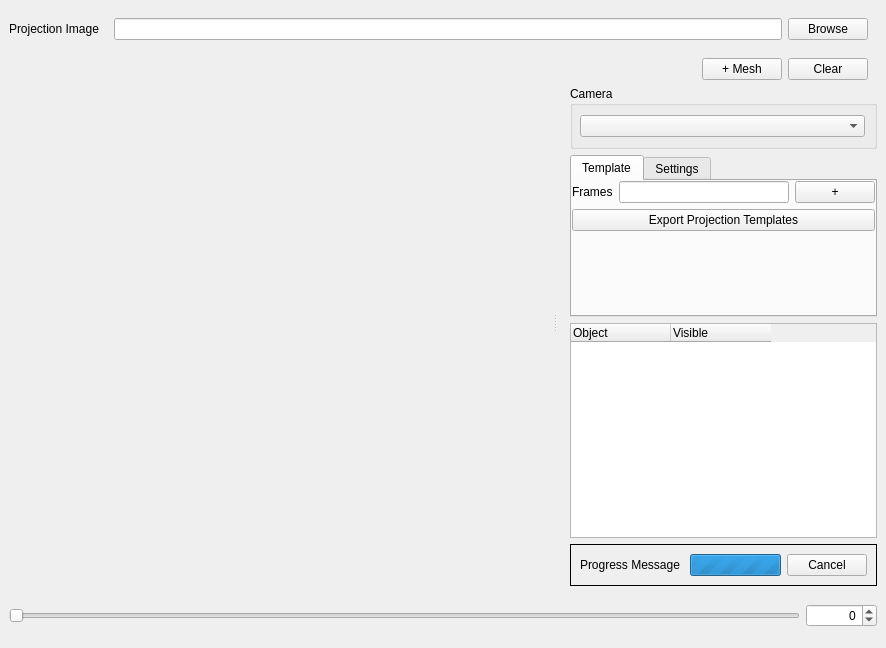
<?xml version="1.0" encoding="UTF-8"?>
<ui version="4.0">
 <class>Projector</class>
 <widget class="QWidget" name="Projector">
  <property name="geometry">
   <rect>
    <x>0</x>
    <y>0</y>
    <width>886</width>
    <height>648</height>
   </rect>
  </property>
  <property name="sizePolicy">
   <sizepolicy hsizetype="Preferred" vsizetype="Preferred">
    <horstretch>0</horstretch>
    <verstretch>0</verstretch>
   </sizepolicy>
  </property>
  <property name="windowTitle">
   <string>GL Projection Tool</string>
  </property>
  <layout class="QVBoxLayout" name="verticalLayout">
   <property name="spacing">
    <number>0</number>
   </property>
   <property name="sizeConstraint">
    <enum>QLayout::SetMinimumSize</enum>
   </property>
   <property name="leftMargin">
    <number>0</number>
   </property>
   <property name="topMargin">
    <number>0</number>
   </property>
   <property name="rightMargin">
    <number>0</number>
   </property>
   <property name="bottomMargin">
    <number>12</number>
   </property>
   <item>
    <widget class="QFrame" name="path_controls">
     <property name="frameShape">
      <enum>QFrame::NoFrame</enum>
     </property>
     <property name="frameShadow">
      <enum>QFrame::Raised</enum>
     </property>
     <layout class="QHBoxLayout" name="horizontalLayout">
      <property name="bottomMargin">
       <number>0</number>
      </property>
      <item>
       <widget class="QLabel" name="label">
        <property name="text">
         <string>Projection Image</string>
        </property>
       </widget>
      </item>
      <item>
       <widget class="QWidget" name="path_layout" native="true">
        <property name="sizePolicy">
         <sizepolicy hsizetype="Preferred" vsizetype="Preferred">
          <horstretch>0</horstretch>
          <verstretch>0</verstretch>
         </sizepolicy>
        </property>
        <property name="maximumSize">
         <size>
          <width>16777215</width>
          <height>16777215</height>
         </size>
        </property>
        <layout class="QGridLayout" name="gridLayout">
         <property name="sizeConstraint">
          <enum>QLayout::SetMinimumSize</enum>
         </property>
         <item row="0" column="0">
          <widget class="QLineEdit" name="imageplane_path"/>
         </item>
         <item row="0" column="1">
          <widget class="QPushButton" name="browse_imageplane_button">
           <property name="text">
            <string>Browse</string>
           </property>
          </widget>
         </item>
        </layout>
       </widget>
      </item>
     </layout>
    </widget>
   </item>
   <item>
    <widget class="QWidget" name="main_controls" native="true">
     <property name="sizePolicy">
      <sizepolicy hsizetype="Preferred" vsizetype="Preferred">
       <horstretch>0</horstretch>
       <verstretch>0</verstretch>
      </sizepolicy>
     </property>
     <layout class="QHBoxLayout" name="horizontalLayout_5">
      <property name="spacing">
       <number>6</number>
      </property>
      <property name="leftMargin">
       <number>12</number>
      </property>
      <item>
       <widget class="QSplitter" name="splitter">
        <property name="sizePolicy">
         <sizepolicy hsizetype="Expanding" vsizetype="Expanding">
          <horstretch>0</horstretch>
          <verstretch>0</verstretch>
         </sizepolicy>
        </property>
        <property name="autoFillBackground">
         <bool>false</bool>
        </property>
        <property name="orientation">
         <enum>Qt::Horizontal</enum>
        </property>
        <property name="opaqueResize">
         <bool>false</bool>
        </property>
        <property name="handleWidth">
         <number>12</number>
        </property>
        <widget class="ProjectionWidget" name="projector" native="true">
         <property name="sizePolicy">
          <sizepolicy hsizetype="Preferred" vsizetype="Preferred">
           <horstretch>1</horstretch>
           <verstretch>0</verstretch>
          </sizepolicy>
         </property>
        </widget>
        <widget class="QFrame" name="properites_frame">
         <property name="sizePolicy">
          <sizepolicy hsizetype="Minimum" vsizetype="Preferred">
           <horstretch>0</horstretch>
           <verstretch>0</verstretch>
          </sizepolicy>
         </property>
         <property name="minimumSize">
          <size>
           <width>0</width>
           <height>0</height>
          </size>
         </property>
         <layout class="QVBoxLayout" name="verticalLayout_5">
          <property name="topMargin">
           <number>0</number>
          </property>
          <property name="rightMargin">
           <number>0</number>
          </property>
          <property name="bottomMargin">
           <number>0</number>
          </property>
          <item>
           <widget class="QFrame" name="frame">
            <property name="frameShape">
             <enum>QFrame::NoFrame</enum>
            </property>
            <property name="frameShadow">
             <enum>QFrame::Plain</enum>
            </property>
            <layout class="QHBoxLayout" name="horizontalLayout_6">
             <property name="topMargin">
              <number>0</number>
             </property>
             <property name="bottomMargin">
              <number>0</number>
             </property>
             <item>
              <spacer name="horizontalSpacer">
               <property name="orientation">
                <enum>Qt::Horizontal</enum>
               </property>
               <property name="sizeHint" stdset="0">
                <size>
                 <width>40</width>
                 <height>20</height>
                </size>
               </property>
              </spacer>
             </item>
             <item>
              <widget class="QPushButton" name="browse_mesh_button">
               <property name="toolTip">
                <string>&lt;html&gt;&lt;head/&gt;&lt;body&gt;&lt;p&gt;Add Mesh&lt;/p&gt;&lt;/body&gt;&lt;/html&gt;</string>
               </property>
               <property name="text">
                <string>+ Mesh</string>
               </property>
              </widget>
             </item>
             <item>
              <widget class="QPushButton" name="clear_button">
               <property name="toolTip">
                <string>&lt;html&gt;&lt;head/&gt;&lt;body&gt;&lt;p&gt;Clear loaded mesh&lt;/p&gt;&lt;/body&gt;&lt;/html&gt;</string>
               </property>
               <property name="text">
                <string>Clear</string>
               </property>
              </widget>
             </item>
            </layout>
           </widget>
          </item>
          <item>
           <widget class="QGroupBox" name="camera_group">
            <property name="title">
             <string>Camera</string>
            </property>
            <layout class="QVBoxLayout" name="verticalLayout_4">
             <property name="leftMargin">
              <number>7</number>
             </property>
             <property name="topMargin">
              <number>9</number>
             </property>
             <item>
              <widget class="QComboBox" name="camera_select"/>
             </item>
            </layout>
           </widget>
          </item>
          <item>
           <widget class="QTabWidget" name="mode_select">
            <property name="sizePolicy">
             <sizepolicy hsizetype="Expanding" vsizetype="Minimum">
              <horstretch>0</horstretch>
              <verstretch>0</verstretch>
             </sizepolicy>
            </property>
            <property name="minimumSize">
             <size>
              <width>0</width>
              <height>0</height>
             </size>
            </property>
            <property name="currentIndex">
             <number>0</number>
            </property>
            <widget class="QWidget" name="Template">
             <attribute name="title">
              <string>Template</string>
             </attribute>
             <layout class="QVBoxLayout" name="verticalLayout_2">
              <property name="margin">
               <number>0</number>
              </property>
              <item>
               <layout class="QHBoxLayout" name="horizontalLayout_9">
                <item>
                 <widget class="QLabel" name="label_2">
                  <property name="text">
                   <string>Frames</string>
                  </property>
                 </widget>
                </item>
                <item>
                 <widget class="QLineEdit" name="projection_frames"/>
                </item>
                <item>
                 <widget class="QPushButton" name="add_current_frame">
                  <property name="toolTip">
                   <string>&lt;html&gt;&lt;head/&gt;&lt;body&gt;&lt;p&gt;Add Current Frame&lt;/p&gt;&lt;/body&gt;&lt;/html&gt;</string>
                  </property>
                  <property name="text">
                   <string>+</string>
                  </property>
                 </widget>
                </item>
               </layout>
              </item>
              <item>
               <widget class="QPushButton" name="export_templates">
                <property name="text">
                 <string>Export Projection Templates</string>
                </property>
               </widget>
              </item>
              <item>
               <spacer name="verticalSpacer">
                <property name="orientation">
                 <enum>Qt::Vertical</enum>
                </property>
                <property name="sizeType">
                 <enum>QSizePolicy::Expanding</enum>
                </property>
                <property name="sizeHint" stdset="0">
                 <size>
                  <width>20</width>
                  <height>40</height>
                 </size>
                </property>
               </spacer>
              </item>
             </layout>
            </widget>
            <widget class="QWidget" name="Settiings">
             <property name="sizePolicy">
              <sizepolicy hsizetype="Preferred" vsizetype="Preferred">
               <horstretch>0</horstretch>
               <verstretch>0</verstretch>
              </sizepolicy>
             </property>
             <attribute name="title">
              <string>Settings</string>
             </attribute>
             <layout class="QVBoxLayout" name="verticalLayout_8" stretch="0">
              <property name="spacing">
               <number>0</number>
              </property>
              <property name="margin">
               <number>0</number>
              </property>
              <item>
               <layout class="QGridLayout" name="gridLayout_2">
                <property name="spacing">
                 <number>5</number>
                </property>
                <item row="1" column="0">
                 <widget class="QLabel" name="label_8">
                  <property name="text">
                   <string>Template Texture</string>
                  </property>
                 </widget>
                </item>
                <item row="0" column="0">
                 <widget class="QLabel" name="label_7">
                  <property name="text">
                   <string>Project Directory</string>
                  </property>
                 </widget>
                </item>
                <item row="3" column="1">
                 <layout class="QHBoxLayout" name="horizontalLayout_2">
                  <property name="sizeConstraint">
                   <enum>QLayout::SetDefaultConstraint</enum>
                  </property>
                  <item>
                   <widget class="QSpinBox" name="first">
                    <property name="alignment">
                     <set>Qt::AlignRight|Qt::AlignTrailing|Qt::AlignVCenter</set>
                    </property>
                    <property name="buttonSymbols">
                     <enum>QAbstractSpinBox::NoButtons</enum>
                    </property>
                    <property name="minimum">
                     <number>-999999999</number>
                    </property>
                    <property name="maximum">
                     <number>999999999</number>
                    </property>
                   </widget>
                  </item>
                  <item>
                   <widget class="QSpinBox" name="last">
                    <property name="alignment">
                     <set>Qt::AlignRight|Qt::AlignTrailing|Qt::AlignVCenter</set>
                    </property>
                    <property name="buttonSymbols">
                     <enum>QAbstractSpinBox::NoButtons</enum>
                    </property>
                    <property name="minimum">
                     <number>-999999999</number>
                    </property>
                    <property name="maximum">
                     <number>999999999</number>
                    </property>
                   </widget>
                  </item>
                 </layout>
                </item>
                <item row="3" column="0">
                 <widget class="QLabel" name="label_5">
                  <property name="sizePolicy">
                   <sizepolicy hsizetype="Preferred" vsizetype="Minimum">
                    <horstretch>0</horstretch>
                    <verstretch>0</verstretch>
                   </sizepolicy>
                  </property>
                  <property name="text">
                   <string>Frame Range</string>
                  </property>
                 </widget>
                </item>
                <item row="1" column="1">
                 <layout class="QHBoxLayout" name="horizontalLayout_8">
                  <property name="spacing">
                   <number>6</number>
                  </property>
                  <item>
                   <widget class="QLineEdit" name="template_texture_path">
                    <property name="sizePolicy">
                     <sizepolicy hsizetype="Expanding" vsizetype="Preferred">
                      <horstretch>0</horstretch>
                      <verstretch>0</verstretch>
                     </sizepolicy>
                    </property>
                   </widget>
                  </item>
                  <item>
                   <widget class="QPushButton" name="browse_template_button">
                    <property name="text">
                     <string>set</string>
                    </property>
                   </widget>
                  </item>
                 </layout>
                </item>
                <item row="6" column="0">
                 <widget class="QLabel" name="label_6">
                  <property name="text">
                   <string>Subdiv Level</string>
                  </property>
                 </widget>
                </item>
                <item row="6" column="1">
                 <layout class="QHBoxLayout" name="horizontalLayout_11">
                  <item>
                   <widget class="QSpinBox" name="subdivsion_level">
                    <property name="alignment">
                     <set>Qt::AlignRight|Qt::AlignTrailing|Qt::AlignVCenter</set>
                    </property>
                    <property name="maximum">
                     <number>4</number>
                    </property>
                   </widget>
                  </item>
                 </layout>
                </item>
                <item row="0" column="1">
                 <layout class="QHBoxLayout" name="horizontalLayout_7">
                  <item>
                   <widget class="QLineEdit" name="project_path">
                    <property name="sizePolicy">
                     <sizepolicy hsizetype="Expanding" vsizetype="Preferred">
                      <horstretch>0</horstretch>
                      <verstretch>0</verstretch>
                     </sizepolicy>
                    </property>
                   </widget>
                  </item>
                  <item>
                   <widget class="QPushButton" name="browse_project_button">
                    <property name="text">
                     <string>set</string>
                    </property>
                   </widget>
                  </item>
                 </layout>
                </item>
                <item row="2" column="1">
                 <widget class="QLineEdit" name="output_dir"/>
                </item>
                <item row="2" column="0">
                 <widget class="QLabel" name="label_3">
                  <property name="text">
                   <string>Output Dir</string>
                  </property>
                 </widget>
                </item>
               </layout>
              </item>
             </layout>
            </widget>
           </widget>
          </item>
          <item>
           <widget class="QTreeWidget" name="scene_view">
            <property name="sizePolicy">
             <sizepolicy hsizetype="Expanding" vsizetype="Expanding">
              <horstretch>0</horstretch>
              <verstretch>100</verstretch>
             </sizepolicy>
            </property>
            <property name="alternatingRowColors">
             <bool>true</bool>
            </property>
            <property name="selectionMode">
             <enum>QAbstractItemView::ExtendedSelection</enum>
            </property>
            <attribute name="headerStretchLastSection">
             <bool>false</bool>
            </attribute>
            <column>
             <property name="text">
              <string>Object</string>
             </property>
            </column>
            <column>
             <property name="text">
              <string>Visible</string>
             </property>
            </column>
           </widget>
          </item>
          <item>
           <widget class="QFrame" name="progress_frame">
            <property name="sizePolicy">
             <sizepolicy hsizetype="Preferred" vsizetype="Preferred">
              <horstretch>0</horstretch>
              <verstretch>0</verstretch>
             </sizepolicy>
            </property>
            <property name="autoFillBackground">
             <bool>true</bool>
            </property>
            <property name="frameShape">
             <enum>QFrame::Panel</enum>
            </property>
            <layout class="QHBoxLayout" name="horizontalLayout_3">
             <item>
              <widget class="QLabel" name="progress_message">
               <property name="text">
                <string>Progress Message </string>
               </property>
              </widget>
             </item>
             <item>
              <widget class="QProgressBar" name="progress">
               <property name="styleSheet">
                <string notr="true"/>
               </property>
               <property name="maximum">
                <number>0</number>
               </property>
               <property name="value">
                <number>-1</number>
               </property>
               <property name="textVisible">
                <bool>true</bool>
               </property>
              </widget>
             </item>
             <item>
              <widget class="QPushButton" name="progress_cancel">
               <property name="text">
                <string>Cancel</string>
               </property>
              </widget>
             </item>
            </layout>
            <zorder>progress</zorder>
            <zorder>progress_message</zorder>
            <zorder>progress_cancel</zorder>
           </widget>
          </item>
         </layout>
        </widget>
       </widget>
      </item>
     </layout>
    </widget>
   </item>
   <item>
    <widget class="QFrame" name="time_controls">
     <property name="frameShape">
      <enum>QFrame::NoFrame</enum>
     </property>
     <property name="frameShadow">
      <enum>QFrame::Raised</enum>
     </property>
     <layout class="QHBoxLayout" name="horizontalLayout_4">
      <item>
       <widget class="QSlider" name="timeSlider">
        <property name="focusPolicy">
         <enum>Qt::NoFocus</enum>
        </property>
        <property name="minimum">
         <number>1</number>
        </property>
        <property name="maximum">
         <number>100</number>
        </property>
        <property name="orientation">
         <enum>Qt::Horizontal</enum>
        </property>
       </widget>
      </item>
      <item>
       <widget class="QSpinBox" name="currentTime">
        <property name="alignment">
         <set>Qt::AlignRight|Qt::AlignTrailing|Qt::AlignVCenter</set>
        </property>
        <property name="minimum">
         <number>-999999999</number>
        </property>
        <property name="maximum">
         <number>999999999</number>
        </property>
       </widget>
      </item>
     </layout>
    </widget>
   </item>
  </layout>
 </widget>
 <customwidgets>
  <customwidget>
   <class>ProjectionWidget</class>
   <extends>QWidget</extends>
   <header>widget/projectionwidget.h</header>
   <container>1</container>
   <slots>
    <slot>setTime(int)</slot>
   </slots>
  </customwidget>
 </customwidgets>
 <tabstops>
  <tabstop>imageplane_path</tabstop>
  <tabstop>camera_select</tabstop>
  <tabstop>projection_frames</tabstop>
 </tabstops>
 <resources/>
 <connections/>
</ui>
